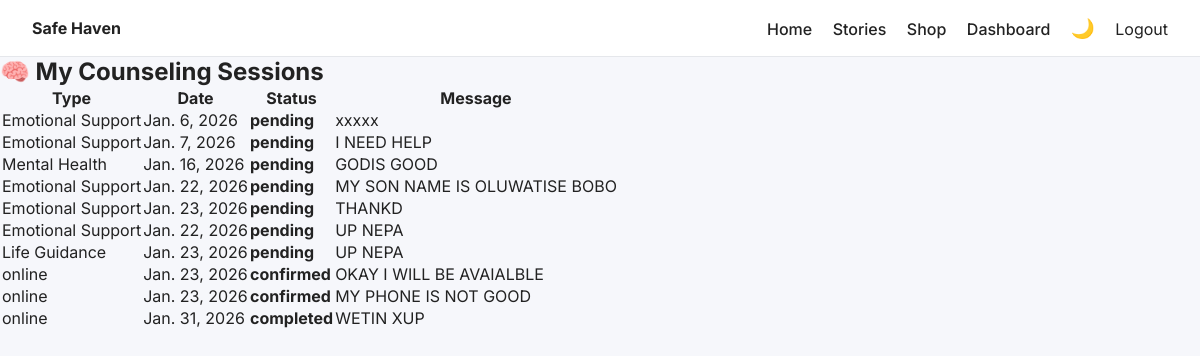
The app's page /counseling/my-sessions/ (signed in), older data.
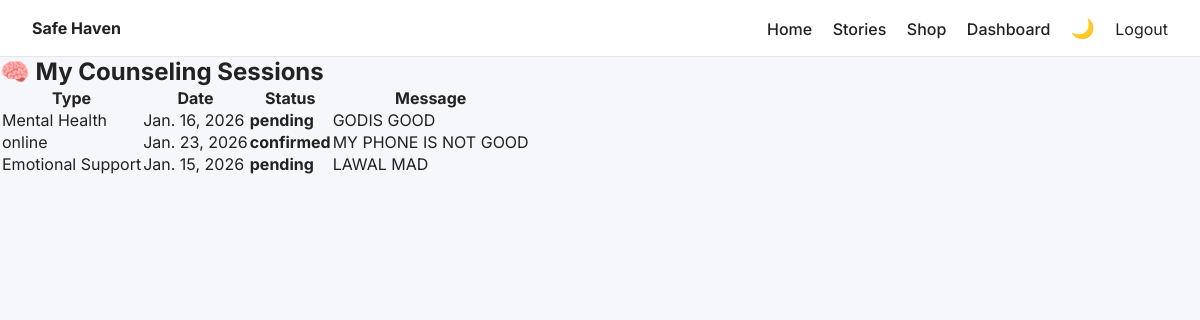
The same page, newer data.
### counseling/models.py (models this page shows, shortened)
class CounselingSession(models.Model):
    STATUS_CHOICES = [
        ("pending", "Pending"),
        ("confirmed", "Confirmed"),
        ("completed", "Completed"),
    ]
    SESSION_TYPE_CHOICES = [
        ("online", "Online"),
        ("in_person", "In Person"),
    ]
    user = models.ForeignKey(User, on_delete=models.CASCADE)
    session_type = models.CharField(max_length=20, choices=SESSION_TYPE_CHOICES)
    message = models.TextField()
    scheduled_date = models.DateField()
    status = models.CharField(
        max_length=20,
        choices=STATUS_CHOICES,
        default="pending"
    )
    created_at = models.DateTimeField(auto_now_add=True)

### counseling/views.py (the view)
# urls.py: path("my-sessions/", views.my_sessions, name="my_sessions"),
def my_sessions(request):
    sessions = CounselingSession.objects.filter(user=request.user)
    return render(request, "counseling/my_sessions.html", {
        "sessions": sessions
    })

### counseling/templates/counseling/my_sessions.html
{% extends "main/base.html" %}
{% block content %}
<div class="container">
  <h2>🧠 My Counseling Sessions</h2>
  <table class="table">
    <tr>
      <th>Type</th>
      <th>Date</th>
      <th>Status</th>
      <th>Message</th>
    </tr>
    {% for session in sessions %}
      <tr>
        <td>{{ session.session_type }}</td>
        <td>{{ session.scheduled_date }}</td>
        <td>
          <strong>{{ session.status }}</strong>
        </td>
        <td>{{ session.message }}</td>
      </tr>
    {% empty %}
      <tr>
        <td colspan="4">No counseling sessions yet.</td>
      </tr>
    {% endfor %}
  </table>
</div>
{% endblock %}

Row changes from the older to the newer data that the page shows:
removed CounselingSession: session_type "Emotional Support", scheduled_date "Jan. 6, 2026", status "pending", message "xxxxx"
removed CounselingSession: session_type "Emotional Support", scheduled_date "Jan. 7, 2026", status "pending", message "I NEED HELP"
removed CounselingSession: session_type "Emotional Support", scheduled_date "Jan. 22, 2026", status "pending", message "MY SON NAME IS OLUWATISE BOBO"
removed CounselingSession: session_type "Emotional Support", scheduled_date "Jan. 23, 2026", status "pending", message "THANKD"
removed CounselingSession: session_type "Emotional Support", scheduled_date "Jan. 22, 2026", status "pending", message "UP NEPA"
removed CounselingSession: session_type "Life Guidance", scheduled_date "Jan. 23, 2026", status "pending", message "UP NEPA"
removed CounselingSession: session_type "online", scheduled_date "Jan. 23, 2026", status "confirmed", message "OKAY I WILL BE AVAIALBLE"
removed CounselingSession: session_type "online", scheduled_date "Jan. 31, 2026", status "completed", message "WETIN XUP"
added CounselingSession: session_type "Emotional Support", scheduled_date "Jan. 15, 2026", status "pending", message "LAWAL MAD"
